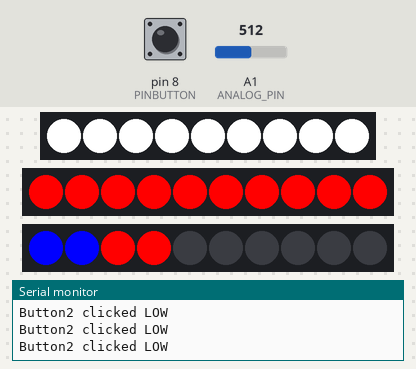
A sketch run on a simulated Arduino Nano, built with avr-gcc and run on an emulated ATmega328P. On the bench: 9 RGB LEDs in strip order, left to right, 2 × 10 RGB LEDs in strip order, left to right, the last lines printed to the serial monitor. The test bench sets the inputs (shaded band); at power-on: A1 (ANALOG_PIN) = 512, pin 8 (PINBUTTON) LOW.

Above: at 0.6 s.
At 1.2 s:
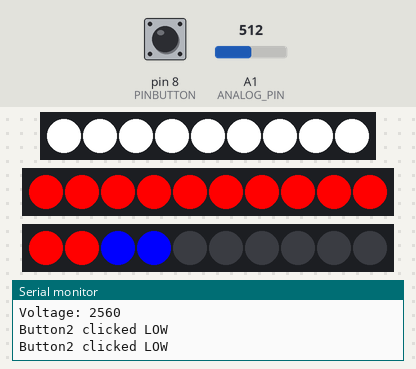
1.3 s: A1 (ANALOG_PIN) set to 900
Timing chart, 0 to 4.3 s (numbered marks = the images above; inputs shaded):
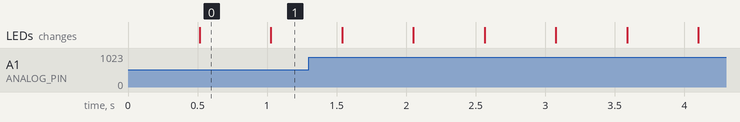

Measured:
- what the display in image 0 shows lasts 0.5 s, from 0.5 s to 1.0 s

The sketch:

bowie-leds1.ino
```cpp
// (licence header left out)
/////////////////////////
// Arduino NANO
/////////////////////////

#include <Adafruit_NeoPixel.h>
#ifdef __AVR__
  #include <avr/power.h>
#endif

// Which pin on the Arduino is connected to the NeoPixels?
// On a Trinket or Gemma we suggest changing this to 1
#define PINF  2
#define PINB  6
#define PINT  4

#define PINBUTTON  8


#define ANALOG_PIN A1

// How many NeoPixels are attached to the Arduino?
#define NUMPIXELSF      9
#define NUMPIXELSB      10
#define NUMPIXELST      10

#define STATES 10
int g_state = 0;

Adafruit_NeoPixel pixels_f = Adafruit_NeoPixel(NUMPIXELSF, PINF, NEO_GRB + NEO_KHZ800);

Adafruit_NeoPixel pixels_b = Adafruit_NeoPixel(NUMPIXELSB, PINB, NEO_GRB + NEO_KHZ800);

Adafruit_NeoPixel pixels_t = Adafruit_NeoPixel(NUMPIXELST, PINT, NEO_GRB + NEO_KHZ800);

int delayval = 100;
int tick = 0;

void setup() {
  Serial.begin(9600);
  pixels_f.begin();
  pixels_b.begin();
  pixels_t.begin();

  pinMode(PINBUTTON, INPUT);
}

int strobe_500ms = 1;

int turns = 0;

int police_lights = 1;

int button_clicked = 0;


void police_loop() {

  for(int i=0; i<NUMPIXELSF; i++)
  {
    pixels_f.setPixelColor(i, pixels_f.Color(255,255,255)); // Moderately bright green color.
  }

  uint32_t blinkc = pixels_f.Color(255,128,0);
  if (strobe_500ms) {
     blinkc = 0;
  }
  if (turns) {
    pixels_f.setPixelColor(0, blinkc);
    pixels_f.setPixelColor(1, blinkc);
    pixels_f.setPixelColor(NUMPIXELSF-1, blinkc);
    pixels_f.setPixelColor(NUMPIXELSF-2, blinkc);
  }

  pixels_f.show(); // This sends the updated pixel color to the hardware.

  for(int i=0; i<NUMPIXELSB; i++)
  {
    pixels_b.setPixelColor(i, pixels_b.Color(255,0,0));
  }

  if (turns) {
    pixels_b.setPixelColor(0, blinkc);
    pixels_b.setPixelColor(1, blinkc);
    pixels_b.setPixelColor(NUMPIXELSB-1, blinkc);
    pixels_b.setPixelColor(NUMPIXELSB-2, blinkc);
  }

  pixels_b.show();

  uint32_t topcolor = pixels_t.Color(255,0,0);
  uint32_t topcolor2 = pixels_t.Color(0,0,255);

 // if ((tick / (1000/delayval))  % 3 != 0)
  {

    if (tick / (500/delayval) % 2) {
      uint32_t swap = topcolor;
      topcolor = topcolor2;
      topcolor2 = swap;
    }

  }
  pixels_t.setPixelColor(0, topcolor);
  pixels_t.setPixelColor(1, topcolor);
  pixels_t.setPixelColor(2, topcolor2);
  pixels_t.setPixelColor(3, topcolor2);

  pixels_t.show();
}

void allwhite_loop()
{

}

void update_button()
{
  static int analogReads = 0;
  static uint32_t analog_accum = 0;
  static int button_latch = 0;

  analog_accum = analog_accum + analogRead(ANALOG_PIN);
  analogReads = analogReads+1;
  if (analogReads > 10) {
    uint32_t button_voltage = (analog_accum / analogReads) * 5;
    Serial.print("Voltage: ");
    Serial.println(button_voltage);
    analogReads = 0;
    analog_accum = 0;

    if (button_voltage > 4000 && !button_latch) {
      button_clicked = 1;
      button_latch = 1;
      Serial.println("Button clicked");
    }
    if (button_voltage < 4000 && button_latch) {
      button_latch = 0;
      button_clicked = 0;
    }

    int vv = button_voltage / 100;

    for(int i=0; i<NUMPIXELSF; i++)
    {
      if (i < vv)
        pixels_f.setPixelColor(i, pixels_f.Color(255,255,255));
      else
        pixels_f.setPixelColor(i, pixels_f.Color(0,0,0));
    }
    //pixels_f.show();
  }

  int buttonState = digitalRead(PINBUTTON);
  if (buttonState == HIGH) {
      Serial.println("Button2 clicked");
  }else
      Serial.println("Button2 clicked LOW");

}

void loop() {

  if (g_state == 0) {
    police_loop();
  } else if (g_state == 1) {
    allwhite_loop();
  } else {

  }

  if ((0 == tick % (500/delayval))) {
     strobe_500ms = !strobe_500ms;
  }

  update_button();

//  if (button_clicked)
//    g_state = (g_state+1) % STATES;

  delay(delayval);
  tick++;
}
```
